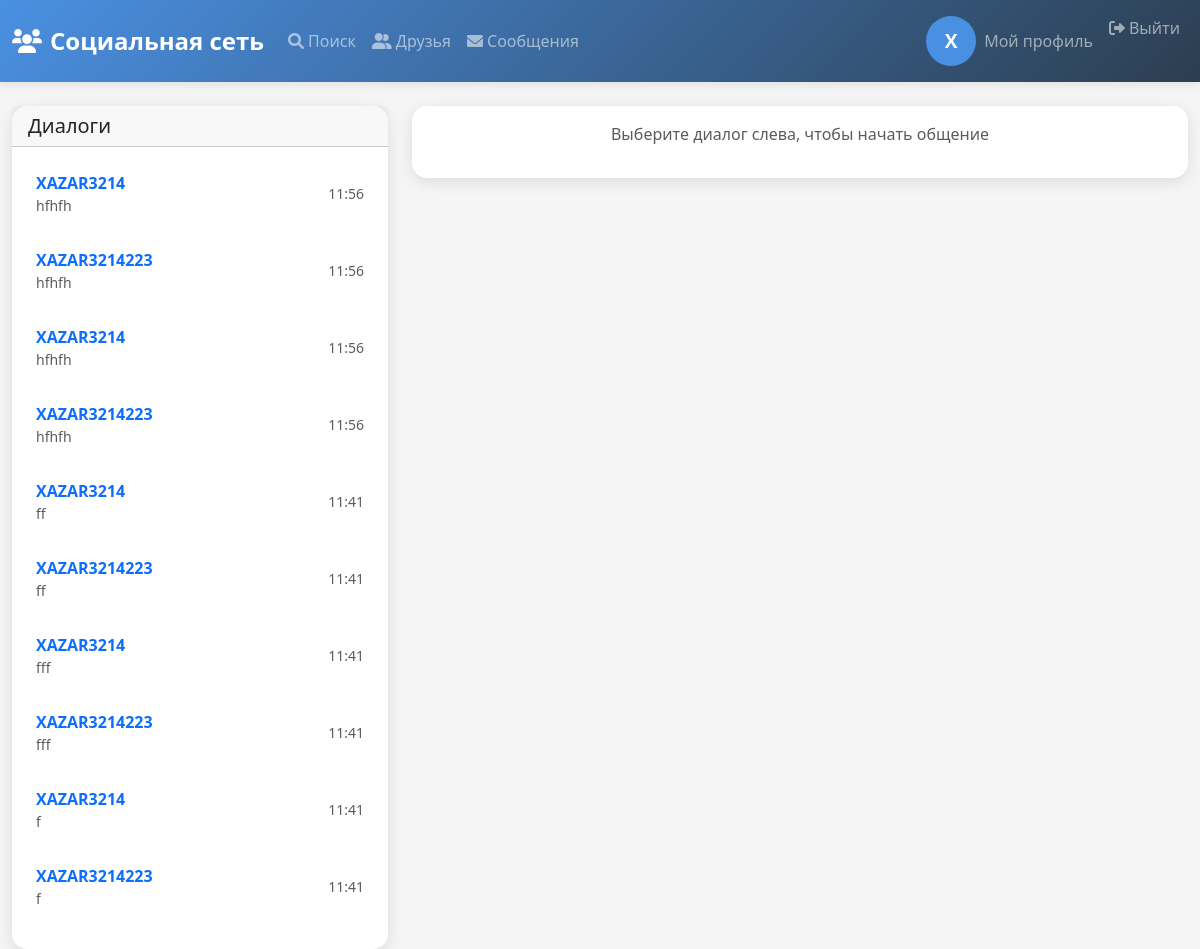
/messages (signed in), run on an earlier commit of the app's database.
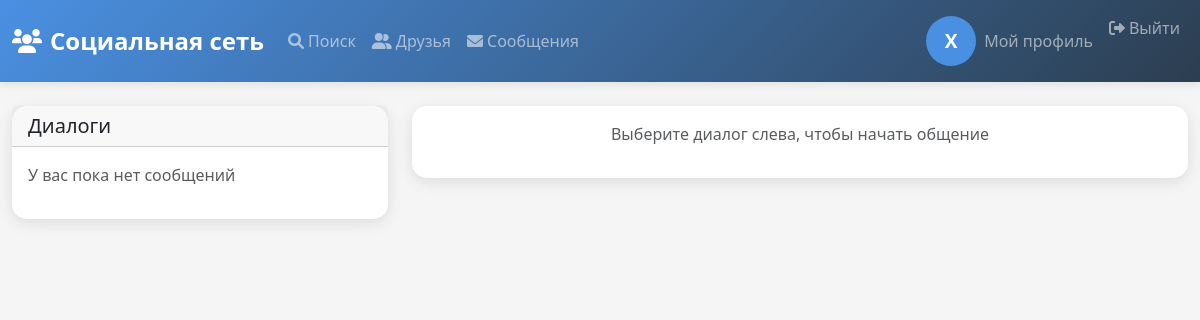
And on a later commit of the database.
### models.py (models this page shows, shortened)
class User(UserMixin, db.Model):
    id = db.Column(db.Integer, primary_key=True)
    username = db.Column(db.String(80), unique=True, nullable=False)
    email = db.Column(db.String(120), unique=True, nullable=False)
    password_hash = db.Column(db.String(128))
    profile_picture = db.Column(db.String(255))
    bio = db.Column(db.Text)
    created_at = db.Column(db.DateTime, default=datetime.utcnow)
    avatar = db.Column(db.String(255), default='default_avatar.png')
    posts = db.relationship('Post', backref='author', lazy=True)
    comments = db.relationship('Comment', backref='author', lazy=True)
    likes = db.relationship('Like', backref='user', lazy=True)
    followers = db.relationship('Follow', foreign_keys='Follow.followed_id', backref='followed', lazy=True)
    following = db.relationship('Follow', foreign_keys='Follow.follower_id', backref='follower', lazy=True)
    sent_messages = db.relationship('PrivateMessage', foreign_keys='PrivateMessage.sender_id', backref='sender', lazy=True)
    received_messages = db.relationship('PrivateMessage', foreign_keys='PrivateMessage.receiver_id', backref='receiver', lazy=True)
    friends = db.relationship('Friendship', foreign_keys='Friendship.user_id', backref='user', lazy=True)
    friend_of = db.relationship('Friendship', foreign_keys='Friendship.friend_id', backref='friend', lazy=True)

class PrivateMessage(db.Model):
    id = db.Column(db.Integer, primary_key=True)
    sender_id = db.Column(db.Integer, db.ForeignKey('user.id'), nullable=False)
    receiver_id = db.Column(db.Integer, db.ForeignKey('user.id'), nullable=False)
    content = db.Column(db.Text, nullable=False)
    is_read = db.Column(db.Boolean, default=False)
    created_at = db.Column(db.DateTime, default=datetime.utcnow)

### app.py (the view)
@app.route('/messages')
@login_required
def messages():
    conversations = db.session.query(
        User, PrivateMessage
    ).join(
        PrivateMessage,
        (User.id == PrivateMessage.sender_id) | (User.id == PrivateMessage.receiver_id)
    ).filter(
        (PrivateMessage.sender_id == current_user.id) | (PrivateMessage.receiver_id == current_user.id)
    ).order_by(PrivateMessage.created_at.desc()).all()
    return render_template('messages.html', conversations=conversations)

### app.py (called while the page is built)
@login_manager.user_loader
def load_user(user_id):
    return User.query.get(int(user_id))

### templates/messages.html
{% extends "base.html" %}
{% block content %}
    <div class="row">
        <div class="col-md-4">
            <div class="card">
                <div class="card-header">
                    <h5 class="mb-0">Диалоги</h5>
                </div>
                <div class="card-body">
                    {% if conversations %}
                        {% for user, last_message in conversations %}
                            <a href="{{ url_for('chat', user_id=user.id) }}" class="text-decoration-none">
                                <div class="d-flex justify-content-between align-items-center mb-3 p-2 {% if not last_message.is_read and last_message.receiver_id == current_user.id %}bg-light{% endif %}">
                                    <div>
                                        <strong>{{ user.username }}</strong>
                                        <p class="mb-0 text-muted small">{{ last_message.content[:50] }}{% if last_message.content|length > 50 %}...{% endif %}</p>
                                    </div>
                                    <small class="text-muted">{{ last_message.created_at.strftime('%H:%M') }}</small>
                                </div>
                            </a>
                        {% endfor %}
                    {% else %}
                        <p class="text-muted">У вас пока нет сообщений</p>
                    {% endif %}
                </div>
            </div>
        </div>
        <div class="col-md-8">
            <div class="card">
                <div class="card-body text-center">
                    <p class="text-muted">Выберите диалог слева, чтобы начать общение</p>
                </div>
            </div>
        </div>
    </div>
{% endblock %}

### templates/base.html (shortened to what this page needs)
<!DOCTYPE html>
<html lang="ru">
<head>
    <link href="https://cdn.jsdelivr.net/npm/bootstrap@5.3.0/dist/css/bootstrap.min.css" rel="stylesheet">
    <link rel="stylesheet" href="https://cdnjs.cloudflare.com/ajax/libs/font-awesome/6.0.0/css/all.min.css">
</head>
<body>
    <nav class="navbar navbar-expand-lg navbar-dark">
        <div class="container">
            <a class="navbar-brand" href="{{ url_for('index') }}">
                <i class="fas fa-users me-2"></i>Социальная сеть
            </a>
            <div class="collapse navbar-collapse" id="navbarNav">
                <ul class="navbar-nav me-auto">
                    {% if current_user.is_authenticated %}
                        <li class="nav-item">
                            <a class="nav-link" href="{{ url_for('users') }}">
                                <i class="fas fa-search me-1"></i>Поиск
                            </a>
                        </li>
                        <li class="nav-item">
                            <a class="nav-link" href="{{ url_for('friends') }}">
                                <i class="fas fa-user-friends me-1"></i>Друзья
                            </a>
                        </li>
                        <li class="nav-item">
                            <a class="nav-link" href="{{ url_for('messages') }}">
                                <i class="fas fa-envelope me-1"></i>Сообщения
                            </a>
                        </li>
                    {% endif %}
                </ul>
                <ul class="navbar-nav">
                    {% if current_user.is_authenticated %}
                        <li class="nav-item">
                            <a class="nav-link" href="{{ url_for('user_profile', user_id=current_user.id) }}">
                                <div class="d-flex align-items-center">
                                    <div class="default-avatar me-2">
                                        {{ current_user.username[0].upper() }}
                                    </div>
                                    <span>Мой профиль</span>
                                </div>
                            </a>
                        </li>
                        <li class="nav-item">
                            <a class="nav-link" href="{{ url_for('logout') }}">
                                <i class="fas fa-sign-out-alt me-1"></i>Выйти
                            </a>
                        </li>
                    {% endif %}
                </ul>
            </div>
        </div>
    </nav>
    <div class="container mt-4">
        {% block content %}{% endblock %}
    </div>
</body>
</html>

What changed in the data, as far as the page shows it:
no longer on one of the page's lists (row edited): User: username "XAZAR3214", content "hfhfh", created_at "11:56", content "ff", created_at "11:41", content "fff", content "f"
removed User: username "XAZAR3214223", content "hfhfh", created_at "11:56", content "ff", created_at "11:41", content "fff", content "f"
Also different on the page:
text now shown: "У вас пока нет сообщений"
